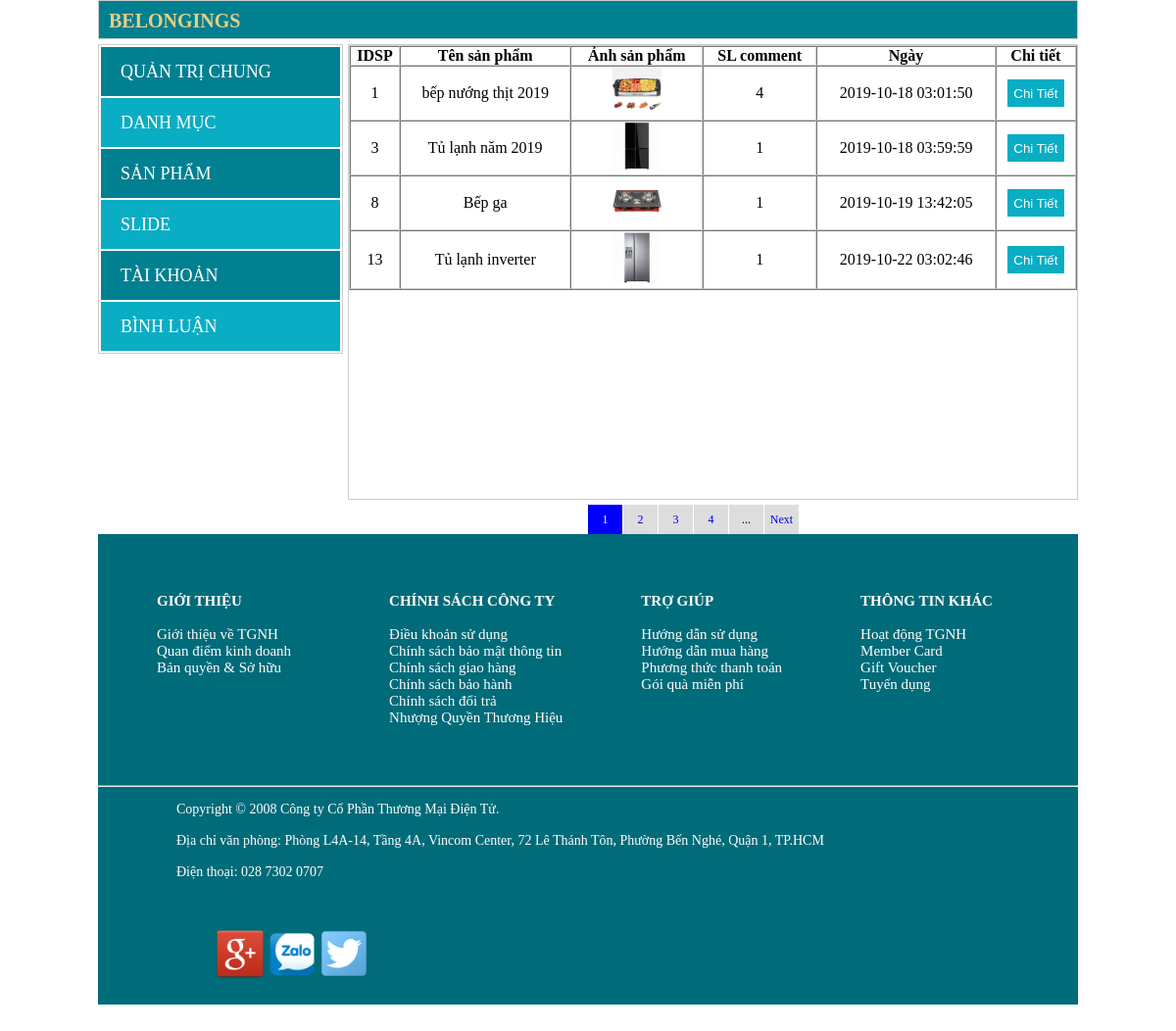
Screenshot of /Ass_duanmau/admin/comment.php with the database file from the repository.
### tables this page shows
CREATE TABLE `comment` (
  `idcm` int(11) NOT NULL,
  `ngaycm` timestamp NOT NULL DEFAULT current_timestamp(),
  `anh` varchar(250) NOT NULL,
  `noidung` text NOT NULL,
  `idsp` int(11) NOT NULL,
  `user` varchar(100) NOT NULL
);

CREATE TABLE `sanpham` (
  `idsp` int(11) NOT NULL,
  `tensp` varchar(100) NOT NULL,
  `anhsp` varchar(250) NOT NULL,
  `giasp` int(11) NOT NULL,
  `giakm` int(11) NOT NULL,
  `view` int(11) NOT NULL,
  `chitietsp` text NOT NULL,
  `soluong` int(11) NOT NULL,
  `iddm` int(11) NOT NULL
);

### Ass_duanmau/admin/comment.php (the view, shortened to what this page needs)
   <?php include 'phantrang/Pagination.php' ?>
<!DOCTYPE html>
<html>
<head>
    <link rel="stylesheet" type="text/css" href="cs/comment.css">
</head>
<body>
    <div class="main">
    <div class="head-link">
        <ul>
            <b><a href="quantri.php">BELONGINGS</a></b>
        </ul>
    </div>
    <div class="left">
        <table>
            <tr style="background-color: #008091">
                <td><a href="quantri.php"> QUẢN TRỊ CHUNG </a></td>
            </tr>
            <tr style="background-color: #09adc4">
                <td><a href="danhmuc.php" > DANH MỤC </a></td>
            </tr>
            <tr style="background-color: #008091">
                <td><a href="sanpham.php" > SẢN PHẨM </a></td>
            </tr>
            <tr style="background-color: #09adc4">
                <td><a href="slide.php"> SLIDE </a></td>
            </tr>
            <tr style="background-color: #008091">
                <td><a href="taikhoan.php"> TÀI KHOẢN </a></td>
            </tr>
             <tr style="background-color: #09adc4">
                <td><a href="comment.php"> BÌNH LUẬN </a></td>
            </tr>
        </table>
    </div>
    <div class="content">
    <table cellpadding="0" cellspacing="0" border="1" >
        <tr>
            <th>IDSP</th>
            <th>Tên sản phẩm</th>
            <th>Ảnh sản phẩm</th>
            <th>SL comment</th>
            <th>Ngày</th>
            <th>Chi tiết</th>
        </tr>
        <?php
        include 'db.php';
        $sql="select * from comment group by idsp";
        $kq=$conn ->query($sql);
        foreach ($kq as $key => $row){
        ?>
                <tbody>
                    <tr>
                        <td><?php echo $row['idsp']; ?></td>
                         <?php
                                $idsp=$row['idsp'];
                                $sql="select * from sanpham where idsp='$idsp'";
                                 $kq=$conn->query($sql)->fetch();
                             ?>
                        <td><?php echo $kq['tensp']; ?></td>
                        <td><img src="images/<?php echo $kq['anhsp']; ?>" alt="" width="50"></td>
                        <?php
                        $idsp=$row['idsp'];
                            $dem="select count(idcm) as dem from comment join sanpham on comment.idsp=sanpham.idsp where comment.idsp='$idsp'";
                            $ka=$conn->query($dem)->fetch();
                            $num_row=$ka['dem'];
                         ?>
                        <td><?php echo $num_row; ?></td>
                        <td><?php echo $row['ngaycm']; ?></td>
                        <td><a href="chitiet.php?chitiet=<?php echo $row['idsp']?>"><button type="button" class="btn btn-success" style="background-color: #09adc4; color:#fff; ; width:60px; height:30px; border: 1px solid #fff;">Chi Tiết</button></a></td>
                    </tr>
                </tbody>
                <?php
        }
        ?>
    </table>
    </div>
    <div class="phantrang">
    <?php
    $config = [
    'total' => 167,
    'limit' => 4,
    'full' => false,
    'querystring' => 'trang'
    ];
    $page = new Pagination($config);
    echo $page->getPagination();
    ?>
    </div>
        <div class="footer2">
        <div class="gioithieu" style="color: white">
            <b>GIỚI THIỆU</b><br><br>
            Giới thiệu về TGNH<br>
            Quan điểm kinh doanh<br>
            Bản quyền & Sở hữu
        </div>
        <div class="chinhsachcongty">
        <b>CHÍNH SÁCH CÔNG TY</b><br><br>
        Điều khoản sử dụng<br>
        Chính sách bảo mật thông tin<br>
        Chính sách giao hàng<br>
        Chính sách bảo hành<br>
        Chính sách đổi trả<br>
        Nhượng Quyền Thương Hiệu
        </div>
    <div class="trogiup">
        <b>TRỢ GIÚP</b><br><br>
        Hướng dẫn sử dụng <br>
        Hướng dẫn mua hàng<br>
        Phương thức thanh toán<br>
        Gói quà miễn phí
    </div>
    <div class="thongtinkhac">
        <b>THÔNG TIN KHÁC</b><br><br>
        Hoạt động TGNH<br>
        Member Card<br>
        Gift Voucher<br>
        Tuyển dụng
    </div>
    <hr style="clear: both;" />
    <div class="duoihr">
        Copyright © 2008 Công ty Cổ Phần Thương Mại Điện Tử.<br><br>
        Địa chỉ văn phòng: Phòng L4A-14, Tầng 4A, Vincom Center, 72 Lê Thánh Tôn, Phường Bến Nghé, Quận 1, TP.HCM<br><br>
        Điện thoại: 028 7302 0707
    </div>
    <div class="logomxh">
        <a href="#"><img src="images/Google.png" width="50px" height="50px"></a>
        <a href="#"><img src="images/zalo.png" width="50px" height="50px"></a>
        <a href="#"><img src="images/Twitter-PNG-HD-1.png" width="50px" height="50px"></a>
    </div>
    </div>
</div>
</body>
</html>

### Ass_duanmau/admin/cs/comment.css (style rules this page uses)
* { margin: 0; padding: 0; box-sizing: border-box; }
body { font-family: taoma; font-size: 12px; }
.main { width: 1000px; padding: 0; margin-left: auto; margin-right: auto; }
.head-link { width: 1000px; height: 40px; padding-left: 10px; padding-right: 10px; border: 1px solid #CDCDCD; background-color: #008091; margin-bottom:5px; clear: both; line-height: 40px; }
.head-link ul b a { color: #e5cf86; font-family: taoma; font-size: 20px; float: left; text-decoration: none; }
.left { width: 250px; border: 1px solid #CDCDCD; float:left; margin-bottom: 5px; }
.left table tr td { width: 250px; height: 50px; font-size: 18px; }
.left table tr td a { text-decoration: none; color: white; margin-left: 20px; }
.content { width: 745px; min-height: 465px; border: 1px solid #CDCDCD; float:left; margin-left: 5px; margin-bottom: 5px; }
.content table { text-align: center; width: 100%; font-size: 16px; border-color: #ccc; }
.footer2 { width: 1000px;clear: both;background-color: #006b79;height: 480px; }
.gioithieu { padding: 60px 60px;float: left; font-size: 15px; }
.chinhsachcongty { float: left; color: white;padding: 60px 40px; font-size: 15px; }
.trogiup { float: left;color: white; padding: 60px 40px; font-size: 15px; }
.thongtinkhac { float: left;color: white;padding: 60px 40px; font-size: 15px; }
.duoihr { float: left;color: white; font-size: 14px; margin-top: 15px; padding: 0 80px; }
.logomxh { padding: 50px 120px;float: left; }

### Ass_duanmau/admin/comment.php (style rules this page uses)
.phantrang { margin-left: 500px; margin-top: 20px; margin-bottom: 70px }

### rows the page displays
comment: idsp "1", idsp.tensp "bếp nướng thịt 2019", idsp.anhsp (picture), num_row "4", ngaycm "2019-10-18 03:01:50"
comment: idsp "3", idsp.tensp "Tủ lạnh năm 2019", idsp.anhsp (picture), num_row "1", ngaycm "2019-10-18 03:59:59"
comment: idsp "8", idsp.tensp "Bếp ga", idsp.anhsp (picture), num_row "1", ngaycm "2019-10-19 13:42:05"
comment: idsp "13", idsp.tensp "Tủ lạnh inverter", idsp.anhsp (picture), num_row "1", ngaycm "2019-10-22 03:02:46"
